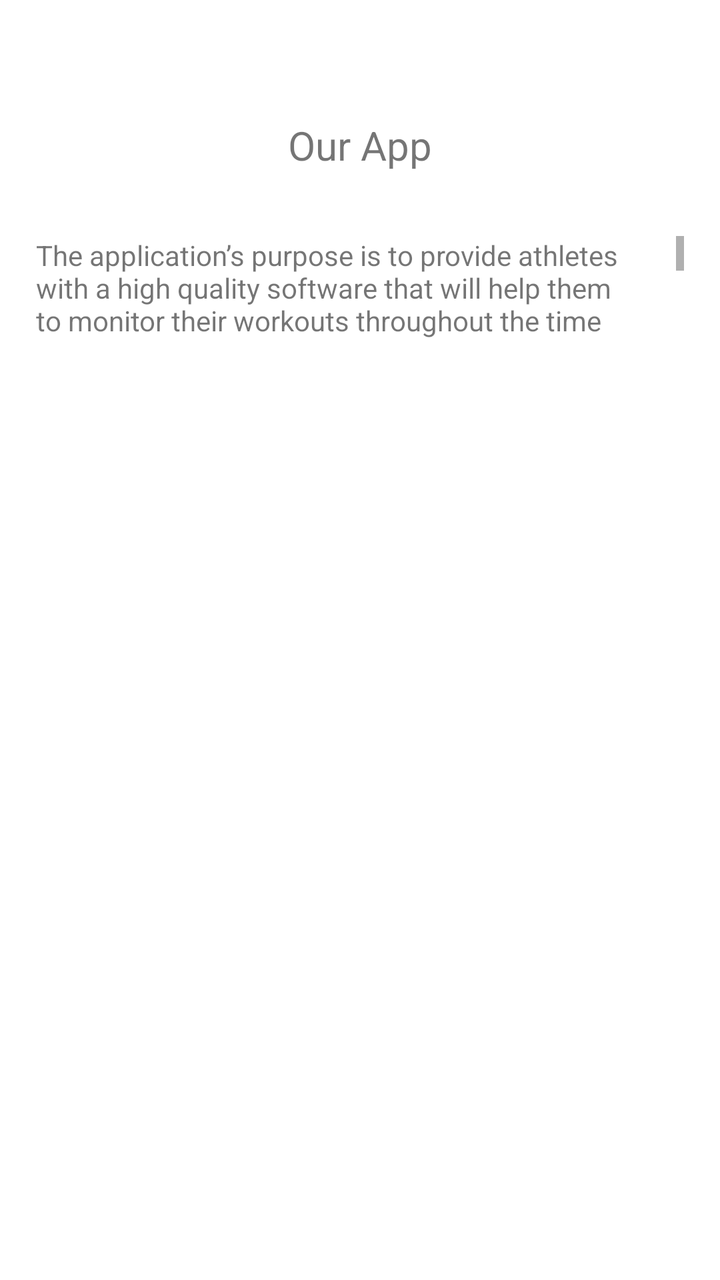
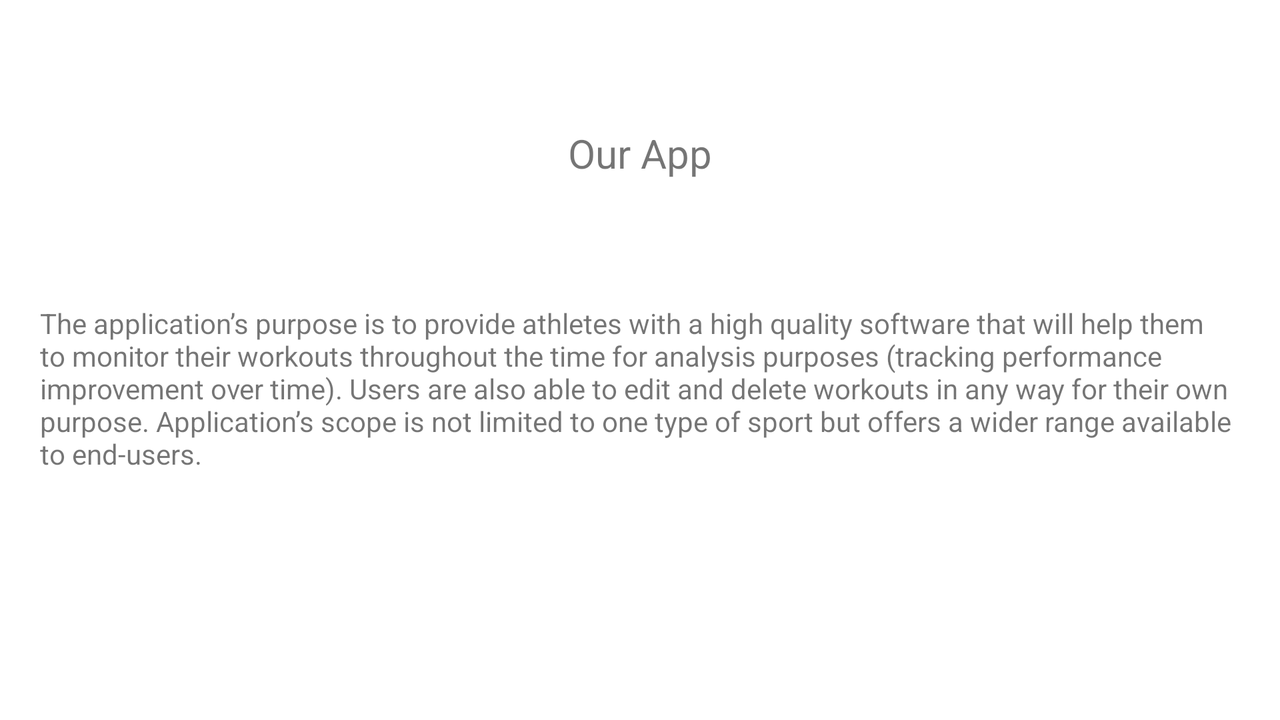

The same Android screen from two of the app's own layout files: first res/layout/ as a phone draws it, then the repository's variant for another configuration, drawn on a device whose configuration selects that folder. Both files follow.
<!-- AndroidManifest.xml: application theme Theme.AndroidFinalProj -->
<!-- res/layout/fragment_help.xml -->
<?xml version="1.0" encoding="utf-8"?>
<FrameLayout xmlns:android="http://schemas.android.com/apk/res/android"
    xmlns:app="http://schemas.android.com/apk/res-auto"
    xmlns:tools="http://schemas.android.com/tools"
    android:layout_width="match_parent"
    android:layout_height="match_parent"
    tools:context=".HelpFragment">

    <androidx.constraintlayout.widget.ConstraintLayout
        android:layout_width="match_parent"
        android:layout_height="match_parent">

        <TextView
            android:id="@+id/txtDetails"
            android:layout_width="0dp"
            android:layout_height="0dp"
            android:layout_marginStart="18dp"
            android:layout_marginEnd="18dp"
            android:layout_marginBottom="471dp"
            android:maxLines="7"
            android:scrollbars="vertical"
            android:text="The application’s purpose is to provide athletes with a high quality software that will help them to monitor their workouts throughout the time for analysis purposes (tracking performance improvement over time). Users are also able to edit and delete workouts in any way for their own purpose. Application’s scope is not limited to one type of sport but offers a wider range available to end-users."
            app:layout_constraintBottom_toBottomOf="parent"
            app:layout_constraintEnd_toEndOf="parent"
            app:layout_constraintStart_toStartOf="parent"
            app:layout_constraintTop_toBottomOf="@+id/textView20" />

        <TextView
            android:id="@+id/textView20"
            android:layout_width="wrap_content"
            android:layout_height="wrap_content"
            android:layout_marginTop="59dp"
            android:layout_marginBottom="32dp"
            android:text="Our App"
            android:textSize="20sp"
            app:layout_constraintBottom_toTopOf="@+id/txtDetails"
            app:layout_constraintEnd_toEndOf="parent"
            app:layout_constraintStart_toStartOf="parent"
            app:layout_constraintTop_toTopOf="parent" />

    </androidx.constraintlayout.widget.ConstraintLayout>




</FrameLayout>
<!-- resources referenced by this layout -->
<resources>
  <style name="Theme.AndroidFinalProj" parent="Theme.MaterialComponents.DayNight.DarkActionBar">
          
          <item name="colorPrimary">@color/purple_500</item>
          <item name="colorPrimaryVariant">@color/purple_700</item>
          <item name="colorOnPrimary">@color/white</item>
          
          <item name="colorSecondary">@color/teal_200</item>
          <item name="colorSecondaryVariant">@color/teal_700</item>
          <item name="colorOnSecondary">@color/black</item>
          
          <item name="android:statusBarColor" tools:targetApi="l">?attr/colorPrimaryVariant</item>
          
      </style>
</resources>
<!-- res/layout-land/fragment_help.xml (the repository's variant of the layout above) -->
<!-- drawn on the phone turned sideways -->
<?xml version="1.0" encoding="utf-8"?>
<FrameLayout xmlns:android="http://schemas.android.com/apk/res/android"
    xmlns:app="http://schemas.android.com/apk/res-auto"
    xmlns:tools="http://schemas.android.com/tools"
    android:layout_width="match_parent"
    android:layout_height="match_parent"
    tools:context=".HelpFragment">

    <androidx.constraintlayout.widget.ConstraintLayout
        android:layout_width="match_parent"
        android:layout_height="match_parent">

        <TextView
            android:id="@+id/textView20"
            android:layout_width="wrap_content"
            android:layout_height="wrap_content"
            android:layout_marginTop="63dp"
            android:layout_marginBottom="62dp"
            android:text="Our App"
            android:textSize="20sp"
            app:layout_constraintBottom_toTopOf="@+id/txtDetails"
            app:layout_constraintEnd_toEndOf="parent"
            app:layout_constraintStart_toStartOf="parent"
            app:layout_constraintTop_toTopOf="parent" />

        <TextView
            android:id="@+id/txtDetails"
            android:layout_width="wrap_content"
            android:layout_height="wrap_content"
            android:layout_marginTop="152dp"
            android:maxLines="7"
            android:paddingLeft="20dp"
            android:paddingRight="20dp"
            android:text="The application’s purpose is to provide athletes with a high quality software that will help them to monitor their workouts throughout the time for analysis purposes (tracking performance improvement over time). Users are also able to edit and delete workouts in any way for their own purpose. Application’s scope is not limited to one type of sport but offers a wider range available to end-users."
            app:layout_constraintStart_toStartOf="parent"
            app:layout_constraintTop_toTopOf="parent" />

    </androidx.constraintlayout.widget.ConstraintLayout>




</FrameLayout>
